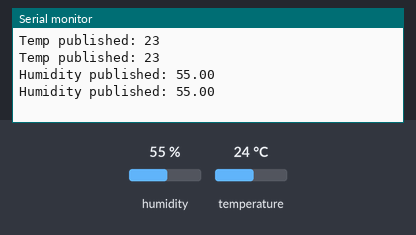
Recording of a sketch running on a simulated ESP8266 (NodeMCU). On the bench: the last lines printed to the serial monitor. The inputs (shaded band) are chosen by the test bench; at power-on: humidity 55 %, temperature 24 °C. WiFi joins after 1.5 s; servers stay silent unless stated; no MQTT or app messages arrive unless stated.

Above: at 5.7 s.
5.8 s: humidity set to 22 %
12.6 s: temperature set to 12 °C
At 14.8 s:
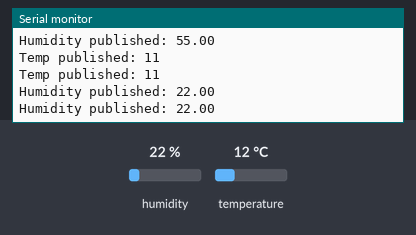
19.4 s: humidity set to 40 %
At 23.6 s:
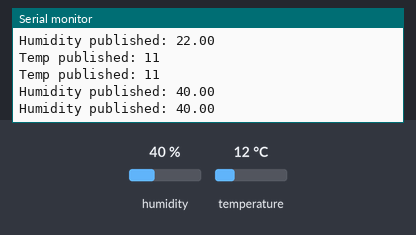
Timing chart, 0 to 25.1 s (numbered marks = the images above; inputs shaded):
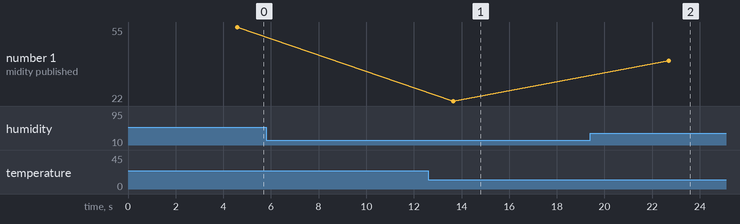

Measured:
- after the input at 12.6 s, the serial monitor: prints a new line after 1.0 s (image 1)
- after the input at 19.4 s, the serial monitor: prints a new line after 3.3 s (image 2)
- plotted number 1: 22 → 40 after the input at 19.4 s

The sketch:

adh2.ino
```cpp
//#include <WiFi101.h>
#include "Adafruit_MQTT.h"
#include "Adafruit_MQTT_Client.h"
#include <ESP8266WiFi.h>
#include "DHT.h"
// WiFi parameters
#include "Adafruit_MQTT.h"
#include "Adafruit_MQTT_Client.h"

/************************* WiFi Access Point *********************************/

#define WLAN_SSID       "wifi"
#define WLAN_PASS       "12345677"

/************************* Adafruit.io Setup *********************************/

#define AIO_SERVER      "io.adafruit.com"
#define AIO_SERVERPORT  1883                   // use 8883 for SSL
#define AIO_USERNAME    "YOUR USERNAME"
#define AIO_KEY         "YOUR AIO KEY"

#define DHTPIN D1    //PIN WHICH WE CONNECTED TO THE DHT11
#define DHTTYPE DHT11
DHT dht(DHTPIN, DHTTYPE);
WiFiClient client;
Adafruit_MQTT_Client mqtt(&client, AIO_SERVER, AIO_SERVERPORT, AIO_USERNAME, AIO_KEY);
/****************************** Feeds ***************************************/
// Setup feed for temperature
Adafruit_MQTT_Publish temperature = Adafruit_MQTT_Publish(&mqtt,  AIO_USERNAME "/feeds/Temprature");
Adafruit_MQTT_Publish tempr = Adafruit_MQTT_Publish(&mqtt,  AIO_USERNAME "/feeds/Temprature_Variation");
Adafruit_MQTT_Publish humi = Adafruit_MQTT_Publish(&mqtt,  AIO_USERNAME "/feeds/Humidity");
Adafruit_MQTT_Publish humi_var = Adafruit_MQTT_Publish(&mqtt,  AIO_USERNAME "/feeds/Humidity_Variation");


static int temp = 0;
static int tempPrev = 0;
void setup() {
 Serial.begin(9600);
 delay(3000);
 //Connect to WiFi & Adafruit.IO
 connectToWiFi();
 connectToAdafruit();
 //connect to DHT11 Temp Sensor
 dht.begin();

}
void loop() {
   // ping adafruit io a few times to make sure we remain connected
 if(! mqtt.ping(3)) {
   // reconnect to adafruit io
   if(! mqtt.connected())
     connect();
 }
   // Grab the current state of the sensor
   temp = dht.readTemperature(true);
   temp=((temp-32)*0.55555555555555555555555555555556);
  float hu=dht.readHumidity();
   char c[4];
   String u;
   u=String(hu);
   for(int j=0;j<u.length();j++)
   {
   c[j]=u.charAt(j);
   }
   c[(u.length())+1]=0;
 //int to string for humidity

   char b[4];
   String str;
   str=String(temp);
   for(int i=0; i<str.length(); i++)
   {
     b[i]=str.charAt(i);
   }
   b[(str.length())+1]=0;  //convert int temp to char array
 // Publish data

 if (!temperature.publish((char*)b)) {
   Serial.println(F("Failed to publish temp"));
 } else {
   Serial.print(F("Temp published: "));
   Serial.println(temp);
 }
  if (!tempr.publish((char*)b)) {
   Serial.println(F("Failed to publish temp"));
 } else {
   Serial.print(F("Temp published: "));
   Serial.println(temp);

 }
 if (!humi.publish((char*)c)) {
   Serial.println(F("Failed to publish Humidity"));
 } else {
   Serial.print(F("Humidity published: "));
   Serial.println(hu); }

 if (!humi_var.publish((char*)c)) {
   Serial.println(F("Failed to publish Humidity"));
 } else {
   Serial.print(F("Humidity published: "));
   Serial.println(hu);

 }

 // Check if any reads failed and exit early (to try again).
 if (isnan(temp)) {
   Serial.println("Failed to read from DHT sensor!");
   return;
 }

 delay(9000);
}
// connect to adafruit io via MQTT
void connect() {
 Serial.print(F("Connecting to Adafruit IO... "));
 int8_t ret;
 while ((ret = mqtt.connect()) != 0) {
   switch (ret) {
     case 1: Serial.println(F("Wrong protocol")); break;
     case 2: Serial.println(F("ID rejected")); break;
     case 3: Serial.println(F("Server unavail")); break;
     case 4: Serial.println(F("Bad user/pass")); break;
     case 5: Serial.println(F("Not authed")); break;
     case 6: Serial.println(F("Failed to subscribe")); break;
     default: Serial.println(F("Connection failed")); break;
   }
   if(ret >= 0)
     mqtt.disconnect();
   Serial.println(F("Retrying connection..."));
   delay(5000);
 }
 Serial.println(F("Adafruit IO Connected!"));
}

void connectToWiFi()
{
 // Connect to WiFi access point.
 delay(10);
 Serial.print(F("Connecting to "));
 Serial.println(WLAN_SSID);
 WiFi.begin(WLAN_SSID, WLAN_PASS);
 while (WiFi.status() != WL_CONNECTED) {
   delay(500);
   Serial.print(F("."));
 }
 Serial.println(F("WiFi connected!"));
}
void connectToAdafruit()
{
   // connect to adafruit io
 connect();
}
```
